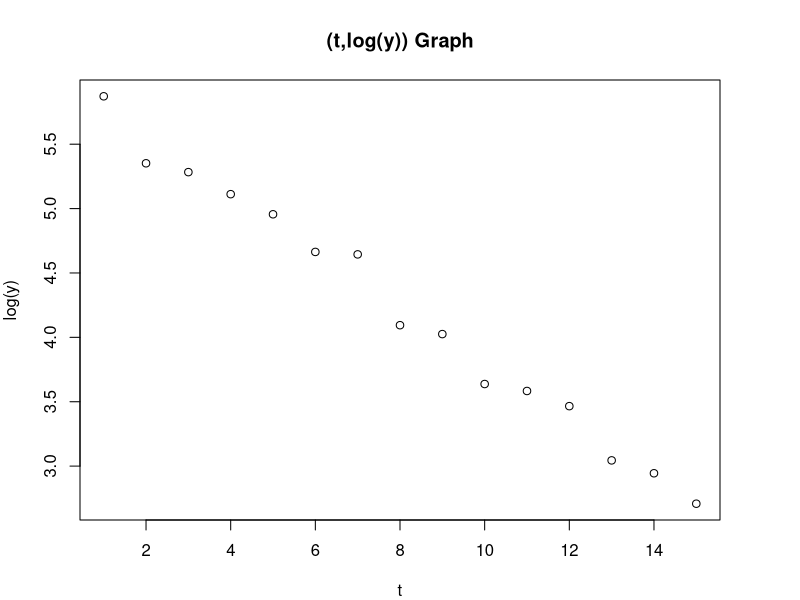
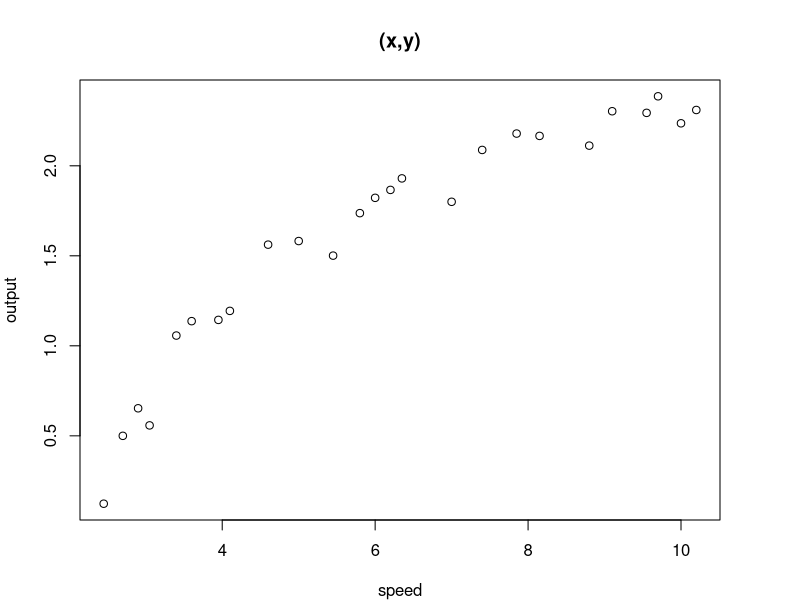
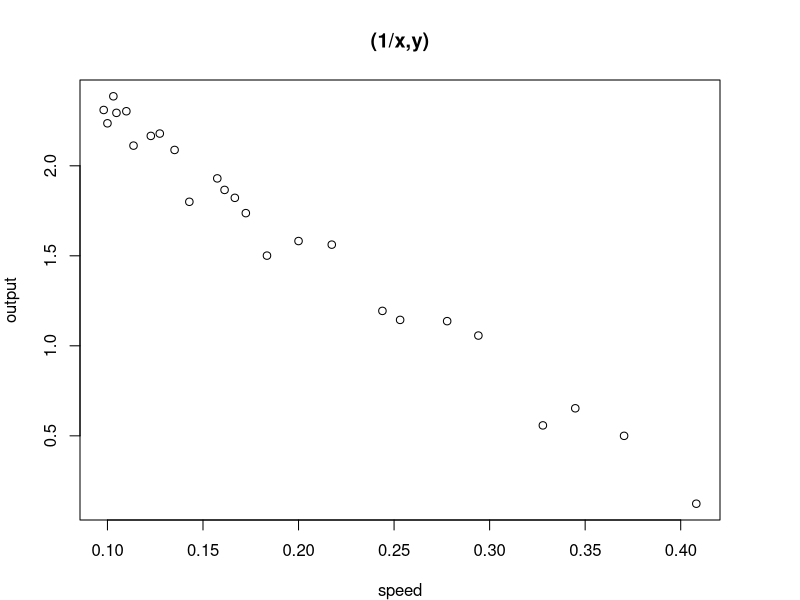
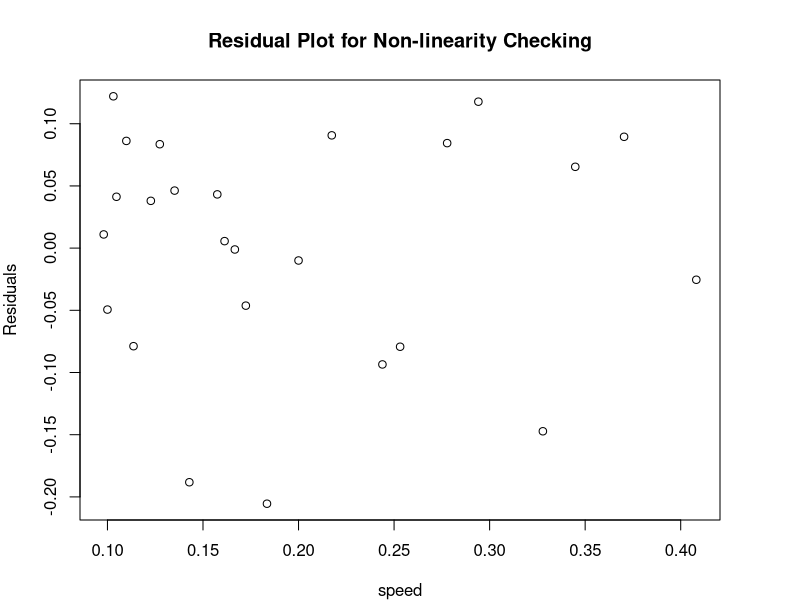
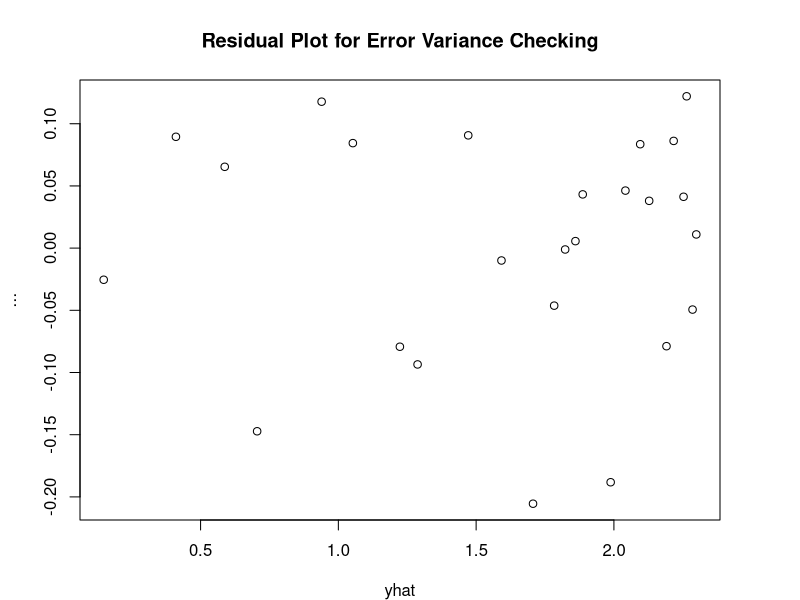
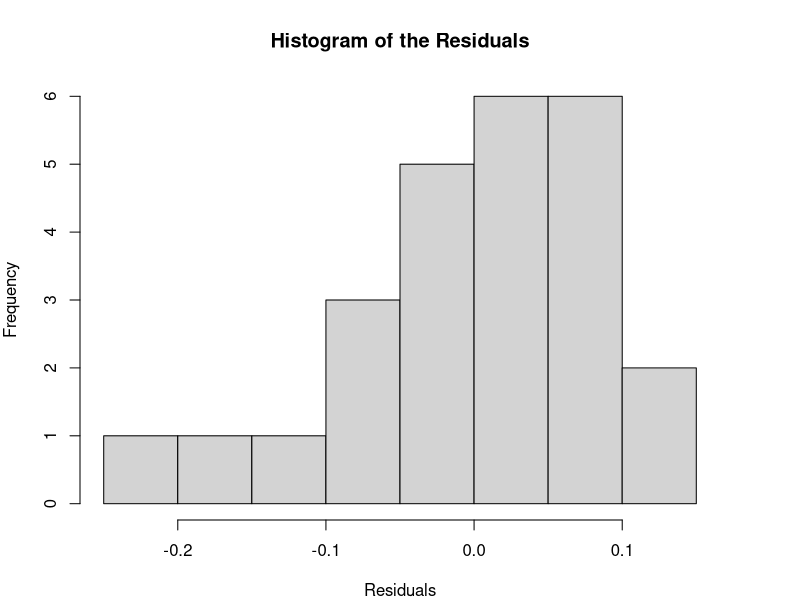
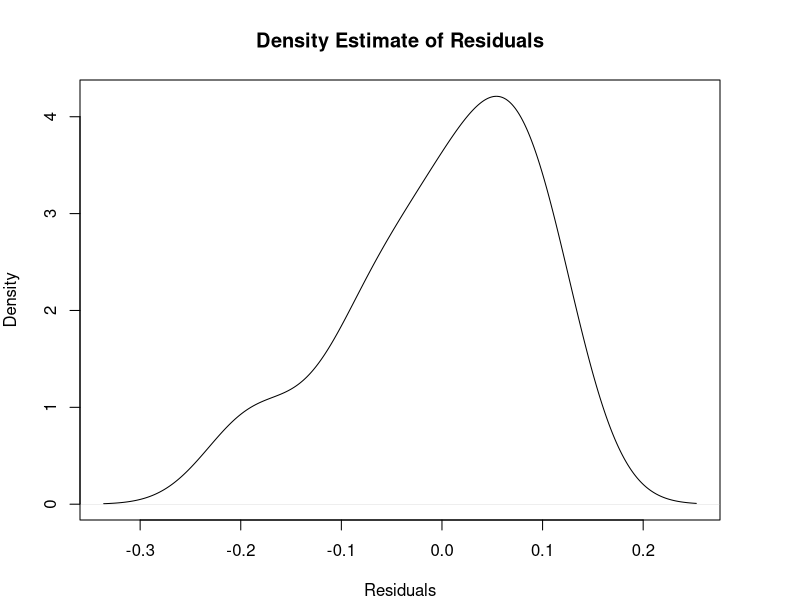
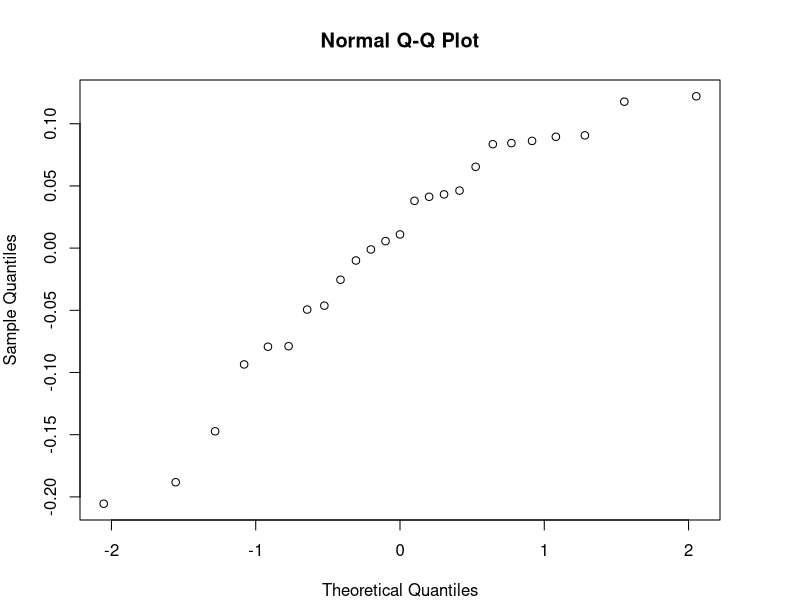

Here is the R script that generated these plots, in order:
getwd()
setwd("/Users/samuel/Desktop/stats/212/Homeworks/Data")

par(mfrow = c(1,1))
par(mar = c(4,4,4,4))

data <- read.table("BacteriaDeath.txt", header = TRUE)

t <- data[, 1]
y_t <- data[, 2]

#(t,y) Graph
#plot(x = t, y = y_t, xlab = "t", ylab = "y", main = "(t,y) Graph")

#(t, log(y)) graph
y_log <- log(y_t)
plot(x = t, y = y_log, xlab = "t", ylab = "log(y)", main = "(t,log(y)) Graph")

lm_fit <- lm(y_log~t)
#summary(lm_fit)
#equation: log(y) = 5.9732 - 0.2184t
# solving for y = e^(5.9732 - 0.2184t)

data <- read.table("WindSpeed.txt", header = TRUE)
output <- data[,1]
speed <- data[,2]

plot(x = speed,  y= output, xlab = "speed",  ylab= "output", main = "(x,y)")

speed2 <- 1 / (speed)
plot(x = speed2,  y= output, xlab = "speed",  ylab= "output", main = "(1/x,y)")

lim_fit <-lm(output~speed2)
summary(lim_fit)

resid <-lim_fit$residuals
predict<-lim_fit$fitted.values

plot(speed2, resid, xlab="speed", ylab="Residuals", main = "Residual Plot for Non-linearity Checking")
plot(predict, resid,xlab="yhat", ylab="...", main ="Residual Plot for Error Variance Checking")

hist(resid,xlab ="Residuals", main = "Histogram of the Residuals")
plot(density(resid), xlab = "Residuals", ylab = "Density", main = "Density Estimate of Residuals") #density estimator
qqnorm(resid) #normal quantile plot

#for 99% CI
confint(lim_fit, level=0.99)

#for 95% CI given an average
predict(lim_fit, newdata = data.frame(speed=3.2), interval ="confidence", level=0.95)
#ask about this one

predict(lm(output~speed2), data.frame(speed=9.05), interval ="prediction", level=0.95)

#equation: y = 2.9789 -6.935/x
